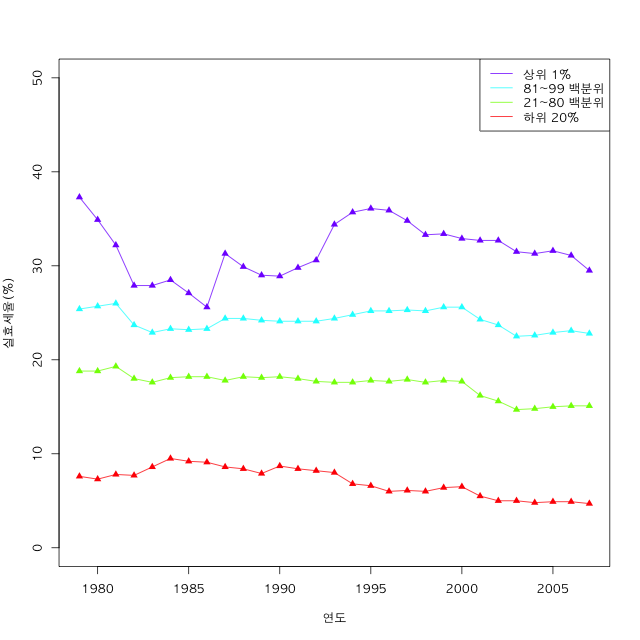

The R source for this figure:
png("fed_tax_rate.png",width=640,height=640)
plot(x=1979:2007,y=fed.tax.rate[4,],type="p",pch=17,col=rainbow(4)[4],xlab="연도",ylab="실효세율(%)",ylim=c(0,50))
lines(x=1979:2007,y=fed.tax.rate[4,],lty=1,col=rainbow(4)[4])
points(x=1979:2007,y=fed.tax.rate[3,],pch=17,col=rainbow(4)[3])
lines(x=1979:2007,y=fed.tax.rate[3,],lty=1,col=rainbow(4)[3])
points(x=1979:2007,y=fed.tax.rate[2,],pch=17,col=rainbow(4)[2])
lines(x=1979:2007,y=fed.tax.rate[2,],lty=1,col=rainbow(4)[2])
points(x=1979:2007,y=fed.tax.rate[1,],pch=17,col=rainbow(4)[1])
lines(x=1979:2007,y=fed.tax.rate[1,],lty=1,col=rainbow(4)[1])
legend.lab<-c("상위 1%","81~99 백분위","21~80 백분위","하위 20%")
legend("topright",legend=legend.lab,lty=1,col=rev(rainbow(4)))
#legend("topright",legend=rev(row.names(fed.tax.rate)),lty=1,col=rev(rainbow(4)))
dev.off()
